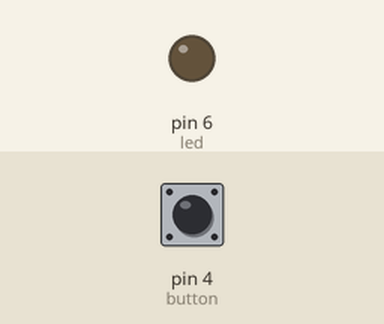
A sketch run on a simulated Arduino Uno, built with avr-gcc and run on an emulated ATmega328P. On the bench: output pins drawn as LEDs (lit = HIGH). The test bench sets the inputs (shaded band); at power-on: pin 4 (button) LOW.

Above: at 1.2 s.
1.3 s: pin 4 (button) pulled HIGH for 0.15 s
At 1.42 s:
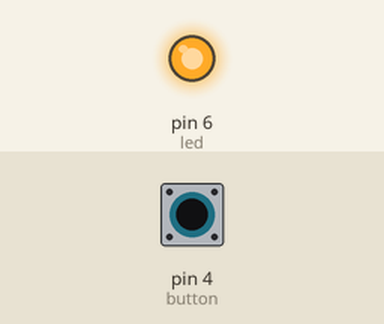
3.0 s: pin 4 (button) pulled HIGH for 3.2 s
At 7.3 s:
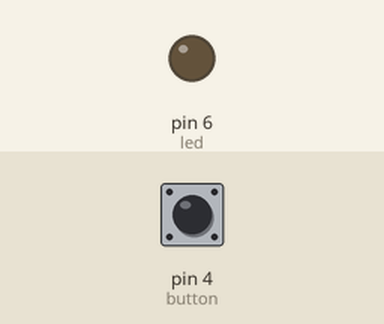
Timing chart, 0 to 8.8 s (numbered marks = the images above; inputs shaded):
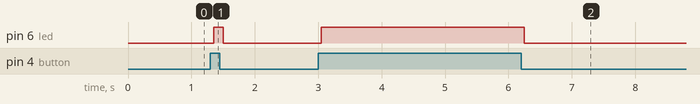

The sketch:

botao.ino
```cpp
// C++ code
//

int led = 6;
int button = 4;

//função executada somente uma vez
void setup()
{
  pinMode(led, OUTPUT);  //define as saídas digitais
  pinMode(button, INPUT); //entrada digital: 0V(LOW) ou 5V(HIGH)
}

void loop()
{
  int valor = digitalRead(button); //indicar qual porta voce esta lendo
  //sempre que fizer um read coloque um delay
  delay(50); //garantir estabilidade

  if(valor == HIGH)
    digitalWrite(led, HIGH);
  else
    digitalWrite(led, LOW);
}
```

acender-led.c
```cpp
// C++ code
//

int led = 5;

//função executada somente uma vez
void setup()
{
  pinMode(led, OUTPUT); //a porta do led 5 é uma saída digital
}

void loop()
{
  digitalWrite(led, HIGH); //nivel logico alto na porta do led, acender o led
  digitalWrite(led, LOW); //nivel logico baixo na porta do led, apaga


}
```

Measured:
- after the input at 1.3 s, pin 6 (led): LOW → HIGH after 0.05 s, → LOW 0.15 s later
- after the input at 3.0 s, pin 6 (led): LOW → HIGH after 0.05 s, → LOW 3.2 s later
